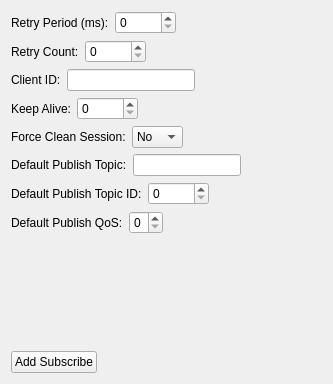
<?xml version="1.0" encoding="UTF-8"?>
<ui version="4.0">
 <class>MqttsnClientFilterConfigWidget</class>
 <widget class="QWidget" name="MqttsnClientFilterConfigWidget">
  <property name="geometry">
   <rect>
    <x>0</x>
    <y>0</y>
    <width>333</width>
    <height>384</height>
   </rect>
  </property>
  <property name="windowTitle">
   <string>Form</string>
  </property>
  <layout class="QVBoxLayout" name="verticalLayout">
   <item>
    <layout class="QHBoxLayout" name="horizontalLayout_2">
     <item>
      <widget class="QLabel" name="m_retryPeriodLabel">
       <property name="text">
        <string>Retry Period (ms):</string>
       </property>
      </widget>
     </item>
     <item>
      <widget class="QSpinBox" name="m_retryPeriodSpinBox">
       <property name="maximum">
        <number>99999</number>
       </property>
      </widget>
     </item>
     <item>
      <spacer name="horizontalSpacer_2">
       <property name="orientation">
        <enum>Qt::Horizontal</enum>
       </property>
       <property name="sizeHint" stdset="0">
        <size>
         <width>40</width>
         <height>20</height>
        </size>
       </property>
      </spacer>
     </item>
    </layout>
   </item>
   <item>
    <layout class="QHBoxLayout" name="horizontalLayout_5">
     <item>
      <widget class="QLabel" name="m_retryPeriodLabel_2">
       <property name="text">
        <string>Retry Count:</string>
       </property>
      </widget>
     </item>
     <item>
      <widget class="QSpinBox" name="m_retryCountSpinBox">
       <property name="maximum">
        <number>99999</number>
       </property>
      </widget>
     </item>
     <item>
      <spacer name="horizontalSpacer_6">
       <property name="orientation">
        <enum>Qt::Horizontal</enum>
       </property>
       <property name="sizeHint" stdset="0">
        <size>
         <width>40</width>
         <height>20</height>
        </size>
       </property>
      </spacer>
     </item>
    </layout>
   </item>
   <item>
    <layout class="QHBoxLayout" name="horizontalLayout">
     <item>
      <widget class="QLabel" name="m_clientIdLabel">
       <property name="toolTip">
        <string>Updated by &quot;mqttsn.client&quot; or &quot;mqtt.client&quot; inter-plugin configuration.</string>
       </property>
       <property name="text">
        <string>Client ID:</string>
       </property>
      </widget>
     </item>
     <item>
      <widget class="QLineEdit" name="m_clientIdLineEdit"/>
     </item>
     <item>
      <spacer name="horizontalSpacer">
       <property name="orientation">
        <enum>Qt::Horizontal</enum>
       </property>
       <property name="sizeHint" stdset="0">
        <size>
         <width>40</width>
         <height>20</height>
        </size>
       </property>
      </spacer>
     </item>
    </layout>
   </item>
   <item>
    <layout class="QHBoxLayout" name="horizontalLayout_4">
     <item>
      <widget class="QLabel" name="m_keepAliveLabel">
       <property name="text">
        <string>Keep Alive:</string>
       </property>
      </widget>
     </item>
     <item>
      <widget class="QSpinBox" name="m_keepAliveSpinBox">
       <property name="maximum">
        <number>65535</number>
       </property>
      </widget>
     </item>
     <item>
      <spacer name="horizontalSpacer_5">
       <property name="orientation">
        <enum>Qt::Horizontal</enum>
       </property>
       <property name="sizeHint" stdset="0">
        <size>
         <width>40</width>
         <height>20</height>
        </size>
       </property>
      </spacer>
     </item>
    </layout>
   </item>
   <item>
    <layout class="QHBoxLayout" name="horizontalLayout_9">
     <item>
      <widget class="QLabel" name="m_cleanSessionLabel">
       <property name="toolTip">
        <string>Force clean start on every (re) connection</string>
       </property>
       <property name="text">
        <string>Force Clean Session:</string>
       </property>
      </widget>
     </item>
     <item>
      <widget class="QComboBox" name="m_cleanSessionComboBox">
       <item>
        <property name="text">
         <string>No</string>
        </property>
       </item>
       <item>
        <property name="text">
         <string>Yes</string>
        </property>
       </item>
      </widget>
     </item>
     <item>
      <spacer name="horizontalSpacer_9">
       <property name="orientation">
        <enum>Qt::Horizontal</enum>
       </property>
       <property name="sizeHint" stdset="0">
        <size>
         <width>40</width>
         <height>20</height>
        </size>
       </property>
      </spacer>
     </item>
    </layout>
   </item>
   <item>
    <layout class="QHBoxLayout" name="horizontalLayout_3">
     <item>
      <widget class="QLabel" name="m_pubTopicLabel">
       <property name="toolTip">
        <string>Updated by &quot;mqttsn.pub_topic&quot; or &quot;mqtt.pub_topic&quot; inter-plugin configuration</string>
       </property>
       <property name="text">
        <string>Default Publish Topic:</string>
       </property>
      </widget>
     </item>
     <item>
      <widget class="QLineEdit" name="m_pubTopicLineEdit"/>
     </item>
     <item>
      <spacer name="horizontalSpacer_3">
       <property name="orientation">
        <enum>Qt::Horizontal</enum>
       </property>
       <property name="sizeHint" stdset="0">
        <size>
         <width>40</width>
         <height>20</height>
        </size>
       </property>
      </spacer>
     </item>
    </layout>
   </item>
   <item>
    <layout class="QHBoxLayout" name="horizontalLayout_7">
     <item>
      <widget class="QLabel" name="m_pubTopicIdLabel">
       <property name="toolTip">
        <string>Updated by &quot;mqttsn.pub_qos&quot; or &quot;mqtt.pub_qos&quot; inter-plugin configuration</string>
       </property>
       <property name="text">
        <string>Default Publish Topic ID:</string>
       </property>
      </widget>
     </item>
     <item>
      <widget class="QSpinBox" name="m_pubTopicIdSpinBox">
       <property name="maximum">
        <number>65535</number>
       </property>
      </widget>
     </item>
     <item>
      <spacer name="horizontalSpacer_7">
       <property name="orientation">
        <enum>Qt::Horizontal</enum>
       </property>
       <property name="sizeHint" stdset="0">
        <size>
         <width>40</width>
         <height>20</height>
        </size>
       </property>
      </spacer>
     </item>
    </layout>
   </item>
   <item>
    <layout class="QHBoxLayout" name="horizontalLayout_6">
     <item>
      <widget class="QLabel" name="m_pubQosLabel">
       <property name="toolTip">
        <string>Updated by &quot;mqttsn.pub_qos&quot; or &quot;mqtt.pub_qos&quot; inter-plugin configuration</string>
       </property>
       <property name="text">
        <string>Default Publish QoS:</string>
       </property>
      </widget>
     </item>
     <item>
      <widget class="QSpinBox" name="m_pubQosSpinBox">
       <property name="maximum">
        <number>2</number>
       </property>
      </widget>
     </item>
     <item>
      <spacer name="horizontalSpacer_4">
       <property name="orientation">
        <enum>Qt::Horizontal</enum>
       </property>
       <property name="sizeHint" stdset="0">
        <size>
         <width>40</width>
         <height>20</height>
        </size>
       </property>
      </spacer>
     </item>
    </layout>
   </item>
   <item>
    <widget class="QWidget" name="m_subsWidget" native="true"/>
   </item>
   <item>
    <layout class="QHBoxLayout" name="horizontalLayout_12">
     <item>
      <widget class="QPushButton" name="m_addSubPushButton">
       <property name="text">
        <string>Add Subscribe</string>
       </property>
      </widget>
     </item>
     <item>
      <spacer name="horizontalSpacer_12">
       <property name="orientation">
        <enum>Qt::Horizontal</enum>
       </property>
       <property name="sizeHint" stdset="0">
        <size>
         <width>40</width>
         <height>20</height>
        </size>
       </property>
      </spacer>
     </item>
    </layout>
   </item>
  </layout>
 </widget>
 <resources/>
 <connections/>
</ui>
